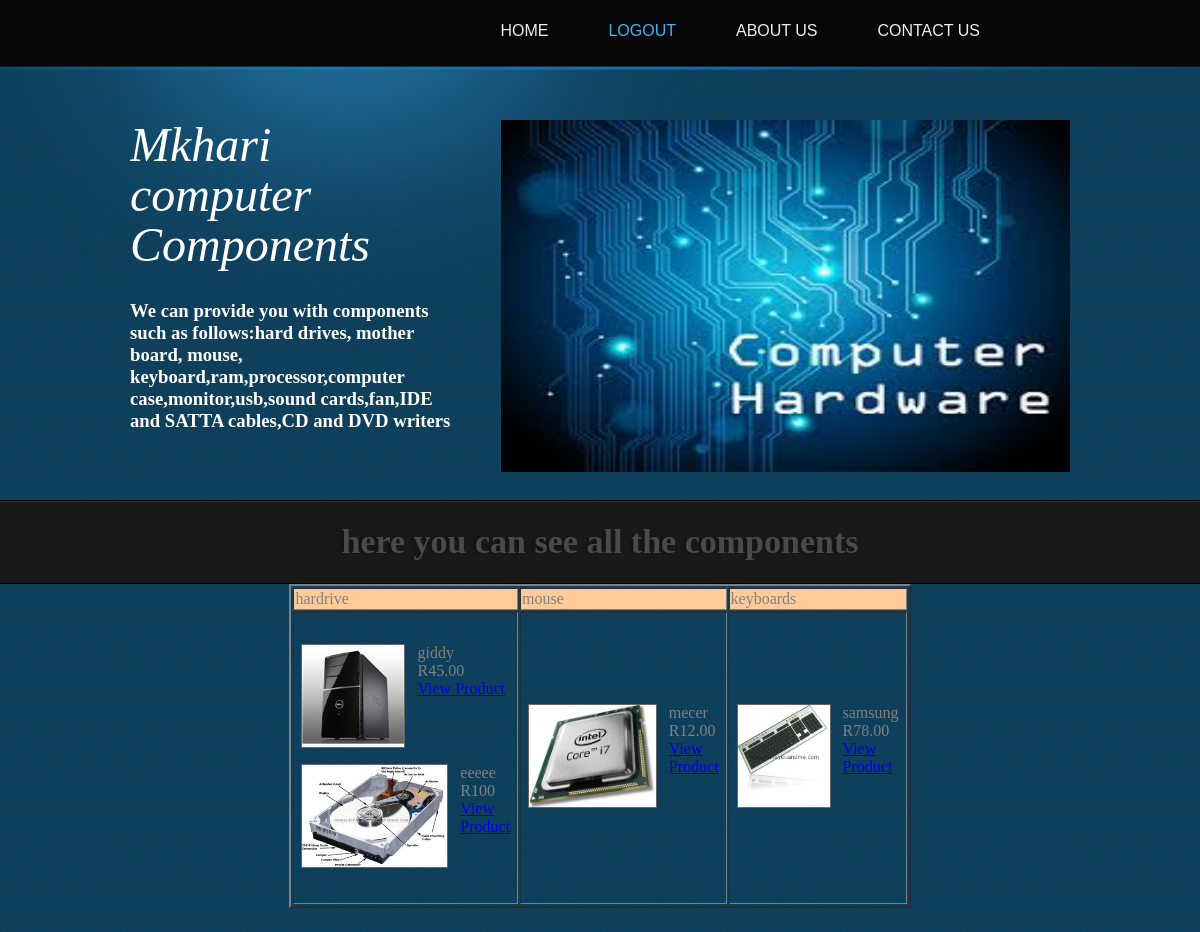
/product_list.php, run on the app's committed database.
### tables this page shows
CREATE TABLE IF NOT EXISTS `comp` (
  `comp_id` int(10) NOT NULL AUTO_INCREMENT,
  `comp_name` varchar(50) NOT NULL,
  `comp_vendor` varchar(50) NOT NULL,
  `comp_price` varchar(20) NOT NULL,
  `category` varchar(20) NOT NULL,
  `comp_serial` varchar(50) NOT NULL,
  PRIMARY KEY (`comp_id`)
);

### scripts/Connect.class.php (called while the page is built, shortened)
<?php
class Connect
{
	private $localhos="localhost";
	private $username="mab";
	private $passw="mab";
	private $data_name="users";
	function connect()
	{
		$this->db=new MySQLi($this->localhos,$this->username,$this->passw,$this->data_name)or die("could not connect");
		return $this->db;
	}
}
?>

### scripts/sql_commands.class.php (the view, shortened to what this page needs)
<?php
require("Connect.class.php");
class sql_commands extends Connect
{
	function select_for_hardrive()
	{
		$ad_novels="";
	$this->db=Connect::connect();
		$query="select * from comp";
		$result=$this->db->query($query);
		$num_row=$result->num_rows;
		if($num_row>0)
		{
			for($a=0; $a<$num_row; $a++)
			{
				$rows=$result->fetch_assoc();
				$games=$rows['category'];
				if($games=="hardrive")
				{
					$comp_id=$rows['comp_id'];
					$comp_name=$rows['comp_name'];
					$comp_price=$rows['comp_price'];
									$ad_novels.='<table border="0" cellspacing="0" cellpadding="6">
	<tr>
		<td width="17%" valign="top"><a href="product.php?comp_id='.$comp_id.'"><img style="border:#666 1px solid;" src="proImages/'.$comp_id.'.jpg" height="102" border="1" /></a></td>
		<td valign="top">'.$comp_name.'<br/> R'.$comp_price.'<br/>
		<a href="product.php?comp_id='.$comp_id.'">View Product</a>
		</tr>
				</table>';
				}
			}
		}
		return $ad_novels;
	}
	function select_for_mouse()
	{
		$ad_novels="";
	$this->db=Connect::connect();
		$query="select * from comp";
		$result=$this->db->query($query);
		$num_row=$result->num_rows;
		if($num_row>0)
		{
			for($a=0; $a<$num_row; $a++)
			{
				$rows=$result->fetch_assoc();
				$games=$rows['category'];
				if($games=="mouse")
				{
					$comp_id=$rows['comp_id'];
					$comp_name=$rows['comp_name'];
					$comp_price=$rows['comp_price'];
									$ad_novels.='<table border="0" cellspacing="0" cellpadding="6">
	<tr>
		<td width="17%" valign="top"><a href="product.php?comp_id='.$comp_id.'"><img style="border:#666 1px solid;" src="proImages/'.$comp_id.'.jpg" height="102" border="1" /></a></td>
		<td valign="top">'.$comp_name.'<br/> R'.$comp_price.'<br/>
		<a href="product.php?comp_id='.$comp_id.'">View Product</a>
		</tr>
				</table>';
				}
			}
		}
		return $ad_novels;
	}
	function select_for_keyboard()
	{
		$ad_novels="";
	$this->db=Connect::connect();
		$query="select * from comp";
		$result=$this->db->query($query);
		$num_row=$result->num_rows;
		if($num_row>0)
		{
			for($a=0; $a<$num_row; $a++)
			{
				$rows=$result->fetch_assoc();
				$games=$rows['category'];
				if($games=="keyboard")
				{
					$comp_id=$rows['comp_id'];
					$comp_name=$rows['comp_name'];
					$comp_price=$rows['comp_price'];
									$ad_novels.='<table border="0" cellspacing="0" cellpadding="6">
	<tr>
		<td width="17%" valign="top"><a href="product.php?comp_id='.$comp_id.'"><img style="border:#666 1px solid;" src="proImages/'.$comp_id.'.jpg" height="102" border="1" /></a></td>
		<td valign="top">'.$comp_name.'<br/> R'.$comp_price.'<br/>
		<a href="product.php?comp_id='.$comp_id.'">View Product</a>
		</tr>
				</table>';
				}
			}
		}
		return $ad_novels;
	}
}
?>

### product_list.php (shortened to what this page needs)
<?php
require("scripts/sql_commands.class.php");
$obj=new sql_commands();
$dis_hardrive=$obj->select_for_hardrive();
$dis_mouse=$obj->select_for_mouse();
$dis_keyboard=$obj->select_for_keyboard();
?>
<!DOCTYPE html>
<html>
<head>
	<link rel="stylesheet" href="css/style.css" type="text/css">
</head>
<body>
	<div id="header">
		<div class="wrapper clearfix">
			<ul id="navigation">
				<li>
					<a href="index.php">HOME</a>
			  </li>
                <li class="selected">
					<a href="index.php">LOGOUT</a>
				</li>
				<li>
					<a href="aboutus.php">ABOUT US</a>
				</li>
                <li>
					<a href="contactus.php">CONTACT US</a>
				</li>
			</ul>
		</div>
	</div>
	<div id="contents">
<div id="adbox" >
		  <div class="wrapper clearfix">
		    <div align="left"><img src="images/comph.jpg"  align="right"alt="Img" height="352" width="569">
	        </div>
		    <div class="info">
	          <h1>Mkhari computer Components</h1>
              <h3 class="giddy"> <span class="fff">We can provide you with components such as follows:hard drives, mother board, mouse, keyboard,ram,processor,computer case,monitor,usb,sound cards,fan,IDE  and SATTA cables,CD  and DVD writers</span></h3>
              <h1 align="left">&nbsp;</h1>
			</div>
</div>
			<div class="highlight">
				<h2 align="center">here you can see all the components </h2>
			</div>
            <form action="" method="post" name="form1" class="form-horizontal" id="form1">
  <div align="center">
    <table width="539" height="324" border="2">
      <tr>
    <td height="18" bgcolor="#FFCC99">hardrive</td>
    <td bgcolor="#FFCC99">mouse</td>
    <td bgcolor="#FFCC99">keyboards</td>
  </tr>
      <tr>
     <td><?php  echo $dis_hardrive;?></td>
    <td><?php echo $dis_mouse;?></td>
    <td><?php  echo $dis_keyboard;?></td>
      </tr>
    </table>
  </div>
</form>
</div>
</body>
</html>

### css/style.css (style rules this page uses)
body { background: url(../images/bg-body.jpg) repeat left top; font-family: Arial, Helvetica, sans-serif; min-width: 960px; margin: 0; }
img { border: 0; }
.wrapper { width: 960px; margin: 0 auto; }
.clearfix:after { clear:both; content:""; display:block; height:1%; line-height:0; visibility:hidden; }
#header { background: url(../images/bg-header.png) repeat-x center top; height: 50px; padding: 16px 0 0; text-align: right; }
#navigation { display: inline-block; height: 30px; list-style: none; margin: 0 10px; padding: 0; *width: 516px; }
#navigation li { float: left; margin: 0 30px; }
#navigation li:first-child { margin-left: 0; }
#navigation li a { color: #efefef; line-height: 30px; padding: 0; text-decoration: none; }
#navigation li a:hover, #navigation li.selected a { color: #44b2f1; }
#contents { background: url(../images/bg-content.png) repeat-x center top; margin: 0 0 24px; padding: 56px 0 0; }
#contents h1, #featured h3 { color: #fbfdfd; font: italic 34px Georgia, "Times New Roman", Times, serif; font-style: italic; margin: 0 0 18px; }
#adbox { font-family: Georgia, "Times New Roman", Times, serif; min-height: 433px; margin: -56px 0 22px; *margin: 0; *position: relative; *top: -56px; }
#adbox .wrapper { width: 940px; padding: 54px 10px 26px; }
#adbox .info { height: 354px; width: 330px; overflow: hidden; }
#adbox h1 { color: #ffffff; font-size: 48px; font-style: italic; line-height: 50px; margin-bottom: 30px; }
#adbox div.highlight { background: #171a1a url(../images/adbox-bg-heading.jpg) repeat-x left top; min-height: 82px; border-color: #000; border-style: solid none; border-width: 1px; }
#adbox div.highlight h2 { color: #484b4b; font-size: 34px; line-height: 82px; width: 940px; margin: 0 auto; padding: 0 10px; text-shadow: -3px 0 3px #121413; }

### product_list.php (style rules this page uses)
.fff { color: #808080; }
.giddy { color: #000040; }
.fff { color: #FFF; }
#adbox #form1 div table tr td { color: #808080; }

### data on the page
comp: shows a picture, comp_name "giddy", comp_price "45.00"
comp: shows a picture, comp_name "eeeee", comp_price "100"
comp: comp_name "mecer", comp_price "12.00"
comp: comp_name "samsung", comp_price "78.00"
